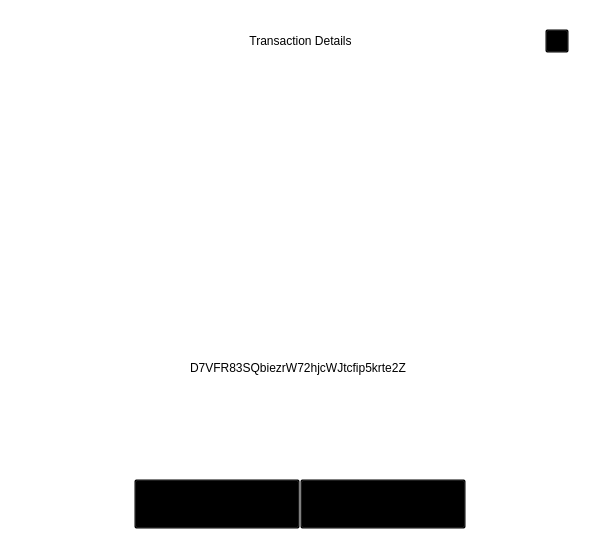
<?xml version="1.0" encoding="UTF-8"?>
<ui version="4.0">
 <class>ReceiveDialog</class>
 <widget class="QDialog" name="ReceiveDialog">
  <property name="geometry">
   <rect>
    <x>0</x>
    <y>0</y>
    <width>600</width>
    <height>550</height>
   </rect>
  </property>
  <property name="windowTitle">
   <string>Dialog</string>
  </property>
  <property name="styleSheet">
   <string notr="true">background:transparent;</string>
  </property>
  <layout class="QVBoxLayout" name="verticalLayout_2">
   <property name="spacing">
    <number>0</number>
   </property>
   <property name="leftMargin">
    <number>0</number>
   </property>
   <property name="topMargin">
    <number>0</number>
   </property>
   <property name="rightMargin">
    <number>0</number>
   </property>
   <property name="bottomMargin">
    <number>0</number>
   </property>
   <item>
    <widget class="QFrame" name="frameContainer">
     <property name="frameShape">
      <enum>QFrame::StyledPanel</enum>
     </property>
     <property name="frameShadow">
      <enum>QFrame::Raised</enum>
     </property>
     <layout class="QVBoxLayout" name="verticalLayout">
      <property name="spacing">
       <number>0</number>
      </property>
      <property name="leftMargin">
       <number>30</number>
      </property>
      <property name="topMargin">
       <number>20</number>
      </property>
      <property name="rightMargin">
       <number>30</number>
      </property>
      <property name="bottomMargin">
       <number>20</number>
      </property>
      <item>
       <layout class="QHBoxLayout" name="horizontalLayout_3">
        <property name="spacing">
         <number>0</number>
        </property>
        <item>
         <spacer name="horizontalSpacer_21">
          <property name="orientation">
           <enum>Qt::Horizontal</enum>
          </property>
          <property name="sizeHint" stdset="0">
           <size>
            <width>40</width>
            <height>20</height>
           </size>
          </property>
         </spacer>
        </item>
        <item>
         <widget class="QLabel" name="labelTitle">
          <property name="minimumSize">
           <size>
            <width>0</width>
            <height>40</height>
           </size>
          </property>
          <property name="maximumSize">
           <size>
            <width>16777215</width>
            <height>40</height>
           </size>
          </property>
          <property name="styleSheet">
           <string notr="true">padding-left:24px;</string>
          </property>
          <property name="text">
           <string>Transaction Details</string>
          </property>
          <property name="alignment">
           <set>Qt::AlignCenter</set>
          </property>
          <property name="margin">
           <number>7</number>
          </property>
         </widget>
        </item>
        <item>
         <spacer name="horizontalSpacer">
          <property name="orientation">
           <enum>Qt::Horizontal</enum>
          </property>
          <property name="sizeHint" stdset="0">
           <size>
            <width>40</width>
            <height>20</height>
           </size>
          </property>
         </spacer>
        </item>
        <item>
         <widget class="QPushButton" name="btnEsc">
          <property name="minimumSize">
           <size>
            <width>24</width>
            <height>24</height>
           </size>
          </property>
          <property name="maximumSize">
           <size>
            <width>24</width>
            <height>24</height>
           </size>
          </property>
          <property name="focusPolicy">
           <enum>Qt::NoFocus</enum>
          </property>
          <property name="text">
           <string/>
          </property>
         </widget>
        </item>
       </layout>
      </item>
      <item>
       <spacer name="verticalSpacer">
        <property name="orientation">
         <enum>Qt::Vertical</enum>
        </property>
        <property name="sizeType">
         <enum>QSizePolicy::Fixed</enum>
        </property>
        <property name="sizeHint" stdset="0">
         <size>
          <width>20</width>
          <height>20</height>
         </size>
        </property>
       </spacer>
      </item>
      <item alignment="Qt::AlignHCenter">
       <widget class="QLabel" name="labelQrImg">
        <property name="minimumSize">
         <size>
          <width>260</width>
          <height>260</height>
         </size>
        </property>
        <property name="maximumSize">
         <size>
          <width>260</width>
          <height>260</height>
         </size>
        </property>
        <property name="text">
         <string/>
        </property>
        <property name="alignment">
         <set>Qt::AlignCenter</set>
        </property>
       </widget>
      </item>
      <item>
       <spacer name="verticalSpacer_2">
        <property name="orientation">
         <enum>Qt::Vertical</enum>
        </property>
        <property name="sizeType">
         <enum>QSizePolicy::Fixed</enum>
        </property>
        <property name="sizeHint" stdset="0">
         <size>
          <width>20</width>
          <height>20</height>
         </size>
        </property>
       </spacer>
      </item>
      <item alignment="Qt::AlignHCenter">
       <widget class="QLabel" name="labelAddress">
        <property name="text">
         <string>D7VFR83SQbiezrW72hjcWJtcfip5krte2Z </string>
        </property>
       </widget>
      </item>
      <item>
       <spacer name="verticalSpacer_3">
        <property name="orientation">
         <enum>Qt::Vertical</enum>
        </property>
        <property name="sizeType">
         <enum>QSizePolicy::Expanding</enum>
        </property>
        <property name="sizeHint" stdset="0">
         <size>
          <width>20</width>
          <height>20</height>
         </size>
        </property>
       </spacer>
      </item>
      <item>
       <layout class="QHBoxLayout" name="horizontalLayout" stretch="1,2,2,1">
        <property name="leftMargin">
         <number>20</number>
        </property>
        <property name="rightMargin">
         <number>20</number>
        </property>
        <item>
         <spacer name="horizontalSpacer1">
          <property name="orientation">
           <enum>Qt::Horizontal</enum>
          </property>
          <property name="sizeHint" stdset="0">
           <size>
            <width>40</width>
            <height>20</height>
           </size>
          </property>
         </spacer>
        </item>
        <item>
         <widget class="QPushButton" name="btnCancel">
          <property name="minimumSize">
           <size>
            <width>0</width>
            <height>50</height>
           </size>
          </property>
          <property name="focusPolicy">
           <enum>Qt::NoFocus</enum>
          </property>
          <property name="text">
           <string>CANCEL</string>
          </property>
         </widget>
        </item>
        <item>
         <widget class="QPushButton" name="btnSave">
          <property name="minimumSize">
           <size>
            <width>0</width>
            <height>50</height>
           </size>
          </property>
          <property name="focusPolicy">
           <enum>Qt::NoFocus</enum>
          </property>
          <property name="text">
           <string>OK</string>
          </property>
         </widget>
        </item>
        <item>
         <spacer name="horizontalSpacer_2">
          <property name="orientation">
           <enum>Qt::Horizontal</enum>
          </property>
          <property name="sizeHint" stdset="0">
           <size>
            <width>40</width>
            <height>20</height>
           </size>
          </property>
         </spacer>
        </item>
       </layout>
      </item>
     </layout>
    </widget>
   </item>
  </layout>
 </widget>
 <resources/>
 <connections/>
</ui>
